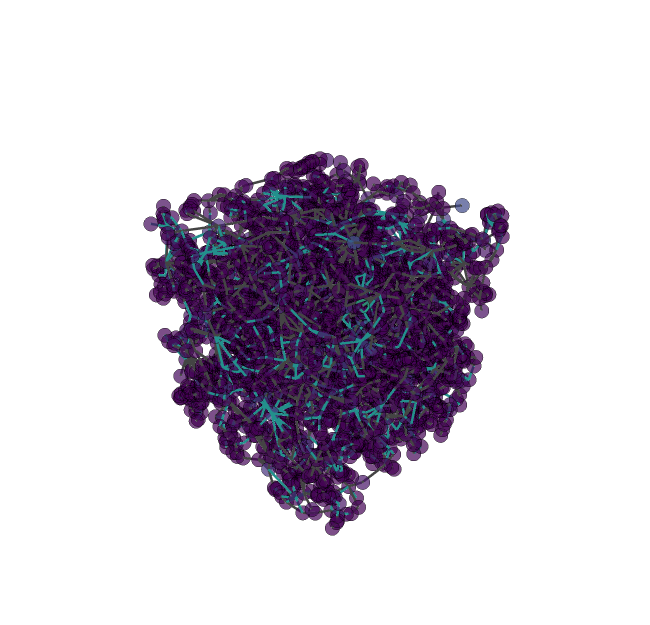

This figure's notebook cell:
### Code cell
ax = op.visualization.plot_notebook(pn, node_color=pn['pore.volume'], node_scale=10)
ax.show()

### Figure 1 — Plotly figure (JSON) as saved in the notebook; plotly's stock layout.template omitted (floating-point values rounded to 4 significant figures; data arrays with more than 128 entries replaced by an {"elided": "..."} marker saying what was removed)
{"data": [{"hoverinfo": "text", "line": {"color": {"elided": "6628 int values"}, "colorscale": [[0, "#440154"], [0.1111, "#482878"], [0.2222, "#3e4989"], [0.3333, "#31688e"], [0.4444, "#26828e"], [0.5556, "#1f9e89"], [0.6667, "#35b779"], [0.7778, "#6ece58"], [0.8889, "#b5de2b"], [1, "#fde725"]], "width": 5}, "mode": "lines", "text": {"elided": "6628 str values"}, "type": "scatter3d", "x": {"elided": "19884 float values"}, "y": {"elided": "19884 float values"}, "z": {"elided": "19884 float values"}}, {"hoverinfo": "text", "marker": {"color": {"elided": "3271 float values"}, "colorscale": [[0, "#440154"], [0.1111, "#482878"], [0.2222, "#3e4989"], [0.3333, "#31688e"], [0.4444, "#26828e"], [0.5556, "#1f9e89"], [0.6667, "#35b779"], [0.7778, "#6ece58"], [0.8889, "#b5de2b"], [1, "#fde725"]], "line": {"color": "black", "width": 0.5}, "size": {"elided": "3271 int values"}, "symbol": "circle"}, "mode": "markers", "text": {"elided": "3271 str values"}, "type": "scatter3d", "x": {"elided": "3271 float values"}, "y": {"elided": "3271 float values"}, "z": {"elided": "3271 float values"}}], "layout": {"height": 625, "hovermode": "closest", "margin": {"t": 100}, "scene": {"xaxis": {"showbackground": false, "showgrid": false, "showline": false, "showticklabels": false, "title": {"text": ""}, "zeroline": false}, "yaxis": {"showbackground": false, "showgrid": false, "showline": false, "showticklabels": false, "title": {"text": ""}, "zeroline": false}, "zaxis": {"showbackground": false, "showgrid": false, "showline": false, "showticklabels": false, "title": {"text": ""}, "zeroline": false}}, "showlegend": false, "width": 650}}
